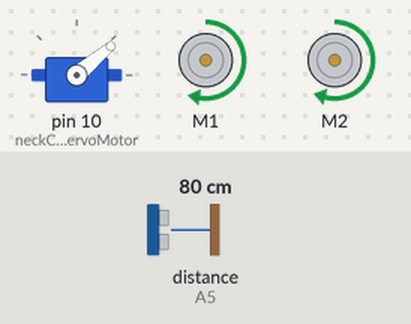
This sketch was run on a simulated Arduino Uno, built with avr-gcc and run on an emulated ATmega328P. Shown: servo, 2 × DC motor (green arrow = forward, orange = backward, longer = faster). The test bench sets the inputs (shaded band); at power-on: distance to the obstacle (sensor on A5) 80 cm. The echo pulse lasts 58.3 µs per cm.

Above: at 4.8 s.
4.9 s: distance to the obstacle (sensor on A5) set to 33 cm
7.9 s: distance to the obstacle (sensor on A5) set to 27 cm
At 8.25 s:
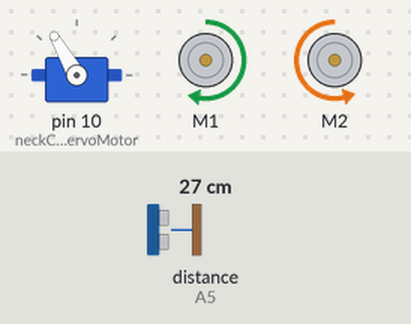
10.9 s: distance to the obstacle (sensor on A5) set to 4 cm
13.9 s: distance to the obstacle (sensor on A5) set to 2 cm
At 14.55 s:
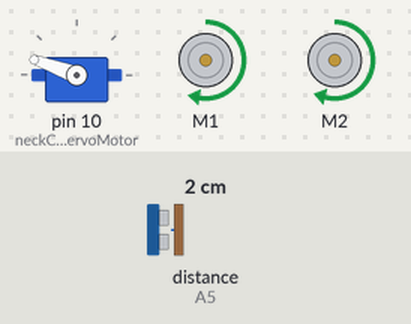
16.9 s: distance to the obstacle (sensor on A5) set to 9 cm
At 17.33 s:
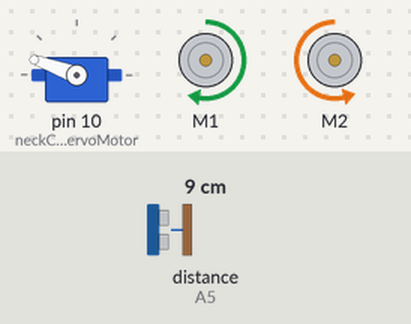
Timing chart, 0 to 20.9 s (numbered marks = the images above; inputs shaded):
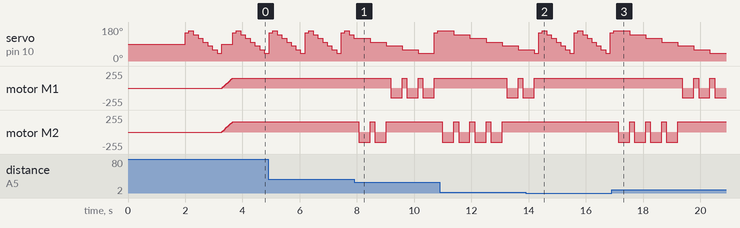

The sketch:

RobotCar.ino
```cpp
#include <AFMotor.h>
#include <Servo.h>
#include <NewPing.h>
#define TRIG_PIN A4
#define ECHO_PIN A5
#define MAX_DISTANCE_POSSIBLE 1000
#define MAX_SPEED 150 //
#define MOTORS_CALIBRATION_OFFSET 5
#define COLL_DIST 20
#define TURN_DIST COLL_DIST+10
NewPing sonar(TRIG_PIN, ECHO_PIN, MAX_DISTANCE_POSSIBLE);

AF_DCMotor leftMotor(1, MOTOR12_64KHZ);
AF_DCMotor rightMotor(2, MOTOR12_64KHZ);
Servo neckControllerServoMotor;

int pos = 0;
int maxDist = 0;
int maxAngle = 0;
int maxRight = 0;
int maxLeft = 0;
int maxFront = 0;
int course = 0;
int curDist = 0;
String motorSet = "";
int speedSet = 0;


void setup() {
  Serial.begin(115200);
  neckControllerServoMotor.attach(10);
  neckControllerServoMotor.write(90);
  delay(2000);
  checkPath();
  motorSet = "FORWARD";
  neckControllerServoMotor.write(90);
  moveForward();
}


void loop() {
  checkForward();
  checkPath();
}

void checkPath() {
  int curLeft = 0;
  int curFront = 0;
  int curRight = 0;
  int curDist = 0;
  uint16_t temp = 0;
  neckControllerServoMotor.write(150);
  delay(120);
  for(pos = 160; pos >= 30; pos-=20)
  {
    neckControllerServoMotor.write(pos);
    delay(90);
   checkForward();
    temp = readPing();
    if(temp < 3)
      curDist = 50;
      else
      curDist= temp;
    if (curDist < TURN_DIST) {
      maxAngle = pos;
      changePath();
    }
    if (curDist > curDist) {maxAngle = pos;}
    if (pos > 90 && curDist > curLeft) { curLeft = curDist;}
    if (pos == 90 && curDist > curFront) {curFront = curDist;}
    if (pos < 90 && curDist > curRight) {curRight = curDist;}
  }
  maxLeft = curLeft;
  maxRight = curRight;
  maxFront = curFront;
}

void setCourse() {
    if (maxAngle < 90) {turnRight();}
    if (maxAngle > 90) {turnLeft();}
    maxLeft = 0;
    maxRight = 0;
    maxFront = 0;
}

void checkCourse() {
  moveBackward();
  delay(1000);
  moveStop();
  setCourse();
}

void changePath() {
  if (pos < 90) {lookLeft();}
  if (pos > 90) {lookRight();}
}


int readPing() {
  delay(70);
  unsigned int uS = sonar.ping();
  int cm = uS/US_ROUNDTRIP_CM;
  return cm;
}

void checkForward()
{
  if (motorSet=="FORWARD")
  {
    leftMotor.run(FORWARD);
    rightMotor.run(FORWARD);
   }
 }

void checkBackward() { if (motorSet=="BACKWARD") {leftMotor.run(BACKWARD); rightMotor.run(BACKWARD); } }

void moveStop() {leftMotor.run(RELEASE); rightMotor.run(RELEASE);}

void moveForward() {
    motorSet = "FORWARD";
    leftMotor.run(FORWARD);
    rightMotor.run(FORWARD);
  for (speedSet = 0; speedSet < MAX_SPEED; speedSet +=2)
  {
    leftMotor.setSpeed(speedSet);
    rightMotor.setSpeed(speedSet+MOTORS_CALIBRATION_OFFSET);
    delay(5);
  }
}

void moveBackward() {
    motorSet = "BACKWARD";
    leftMotor.run(BACKWARD);
    rightMotor.run(BACKWARD);
  for (speedSet = 0; speedSet < MAX_SPEED; speedSet +=2)
  {
    leftMotor.setSpeed(speedSet);
    rightMotor.setSpeed(speedSet+MOTORS_CALIBRATION_OFFSET);
    delay(5);
  }
}

void turnRight() {
  motorSet = "RIGHT";
  leftMotor.run(FORWARD);
  rightMotor.run(BACKWARD);
  delay(400);
  motorSet = "FORWARD";
  leftMotor.run(FORWARD);
  rightMotor.run(FORWARD);
}

void turnLeft() {
  motorSet = "LEFT";
  leftMotor.run(BACKWARD);
  rightMotor.run(FORWARD);
  delay(400);
  motorSet = "FORWARD";
  leftMotor.run(FORWARD);
  rightMotor.run(FORWARD);
}

void lookRight() {rightMotor.run(BACKWARD); delay(400); rightMotor.run(FORWARD);}
void lookLeft() {leftMotor.run(BACKWARD); delay(400); leftMotor.run(FORWARD);}
```

Measured:
- the behaviour switches between 30 and 29 cm on distance to the obstacle (sensor on A5) (found by bisection; images 0 and 1)
- the behaviour switches between 3 and 2 cm on distance to the obstacle (sensor on A5) (found by bisection; images 1 and 2)
- after the input at 7.9 s, motor M1: alternates forward 148/255 for 0.16 s and backward 148/255 for 0.40 s, starting after 1.3 s; motor M2: alternates forward 153/255 for 0.16 s and backward 153/255 for 0.40 s, 4 changes in all, then stays forward 153/255, starting after 0.16 s
- after the input at 13.9 s, motor M1: goes on until 14.2 s, then stays forward 148/255; motor M2: stops changing and stays forward 153/255
- after the input at 16.9 s, motor M1: alternates forward 148/255 for 0.16 s and backward 148/255 for 0.40 s, starting after 2.5 s; motor M2: alternates forward 153/255 for 0.16 s and backward 153/255 for 0.40 s, 8 changes in all, then stays forward 153/255, starting after 0.23 s
